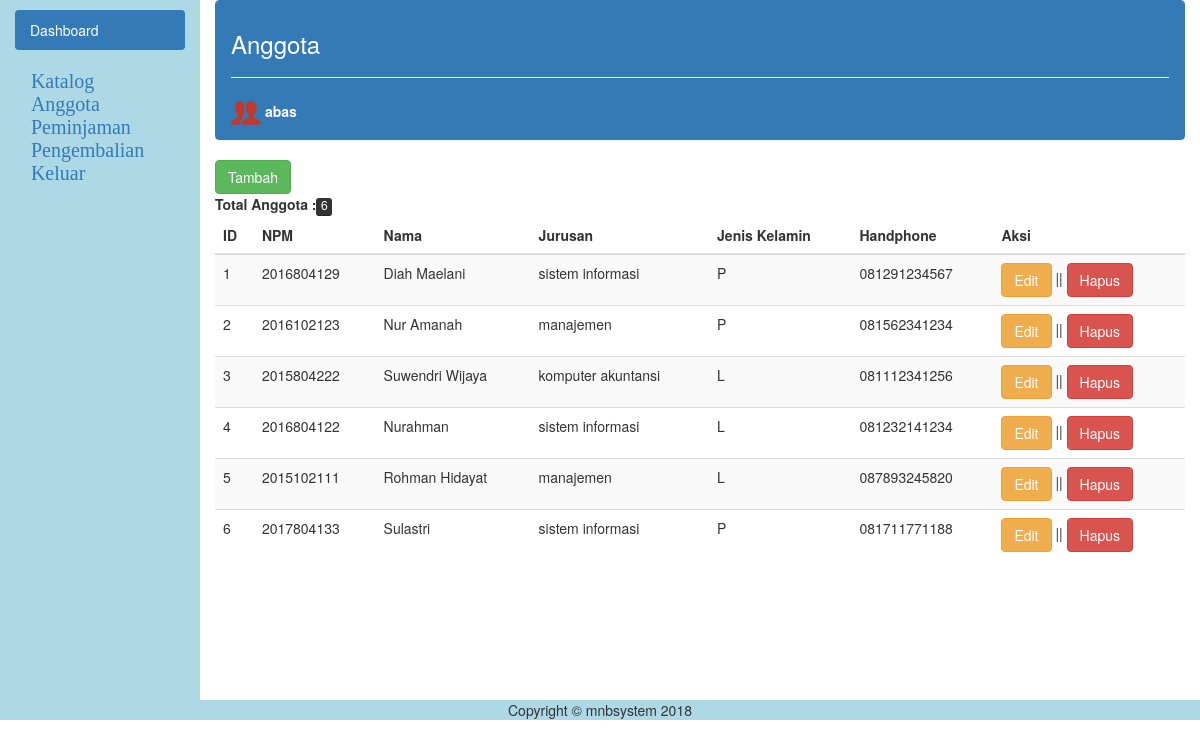
Screenshot of /views/anggota.php (signed in) with the database file from the repository.
### tables this page shows
CREATE TABLE `anggota` (
  `id_anggota` int(11) NOT NULL,
  `npm` varchar(25) NOT NULL,
  `nama` varchar(255) NOT NULL,
  `jenis_kelamin` char(1) NOT NULL,
  `alamat` varchar(255) NOT NULL,
  `no_tlp` varchar(13) NOT NULL,
  `jurusan` varchar(50) NOT NULL,
  `created_by` int(11) NOT NULL,
  `update_by` int(11) DEFAULT NULL,
  `created_date` datetime NOT NULL,
  `update_date` datetime DEFAULT NULL,
  `is_active` tinyint(1) NOT NULL
);

### config/database.php (called while the page is built, shortened)
<?php
class db_connect
{
	public $host = "localhost";
	public $user = "root";
	public $pass = "";
	public $db = "les_php";
	public function connect()
	{
		$this->conn = new mysqli ($this->host, $this->user, $this->pass, $this->db);
	}
}
?>

### config/crud.php (called while the page is built, shortened)
<?php
include 'database.php';
class db_crud extends db_connect
{
public function read($query)
	{
			$result = $this->conn->query($query);
			$rows = [];
			while ($row = $result->fetch_assoc()) :
				$rows[] =$row;
			endwhile;
			return $rows;
	}
}
?>

### views/anggota.php (the view, shortened to what this page needs)
<?php
$page_title = "Anggota";
include 'header.php';
include 'side.php';
include '../config/crud.php';
$read = new db_crud();
$queryagt = "SELECT * FROM anggota WHERE is_active = '1' ";
$read_ang = $read->read($queryagt);
$querytotal = "SELECT COUNT(id_anggota) FROM anggota WHERE is_active = '1'";
$totanggota = $read->read($querytotal);
?>
<div class="col-sm-10">
	<div class="panel panel-primary">
		<div class="panel-heading">
			<h3><?php echo $page_title; ?></h3><hr>
			<img src="../images/icons8-user-account-30.png">
			<strong><?= $_SESSION['nama']; ?></strong>
		</div>
	</div>
	<button class="btn btn-success" type="button" data-target="#tambah" data-toggle="modal">Tambah</button><br/>
	<strong style="float: left;">Total Anggota :</strong><kbd><?= $totanggota[0]['COUNT(id_anggota)']; ?></kbd>
	<table class="table table-striped">
		<thead>
			<th>ID</th>
			<th>NPM</th>
			<th>Nama</th>
			<th>Jurusan</th>
			<th>Jenis Kelamin</th>
			<th>Handphone</th>
			<th>Aksi</th>
		</thead>
		<tbody>
			<?php
			$no = 1;
				foreach ($read_ang as $fetch) :
			?>
			<tr>
				<td><?php echo $no++; ?></td>
				<td><?php echo $fetch['npm']; ?></td>
				<td><?php echo $fetch['nama']; ?></td>
				<td><?php echo $fetch['jurusan']; ?></td>
				<td><?php echo $fetch['jenis_kelamin']; ?></td>
				<td><?php echo $fetch['no_tlp']; ?></td>
				<td>
					<a href="edit-anggota.php?id=<?= $fetch['id_anggota']; ?>" class="btn btn-warning">Edit</a> ||
					<a id="hapusmodal" href="#" class="btn btn-danger" data-toggle="modal" data-target="#hapus" data-id="<?= $fetch['id_anggota']; ?>" data-nama="<?= $fetch['nama']; ?>"> Hapus</a>
				</td>
			</tr>
			<?php
				endforeach;
			?>
		</tbody>
	</table>
</div>
<?php
include 'footer.php';
?>

### rows the page displays
anggota: npm "2016804129", nama "Diah Maelani", jurusan "sistem informasi", jenis_kelamin "P", no_tlp "081291234567"
anggota: npm "2016102123", nama "Nur Amanah", jurusan "manajemen", jenis_kelamin "P", no_tlp "081562341234"
anggota: npm "2015804222", nama "Suwendri Wijaya", jurusan "komputer akuntansi", jenis_kelamin "L", no_tlp "081112341256"
anggota: npm "2016804122", nama "Nurahman", jurusan "sistem informasi", jenis_kelamin "L", no_tlp "081232141234"
anggota: npm "2015102111", nama "Rohman Hidayat", jurusan "manajemen", jenis_kelamin "L", no_tlp "087893245820"
anggota: npm "2017804133", nama "Sulastri", jurusan "sistem informasi", jenis_kelamin "P", no_tlp "081711771188"

### other values shown
$page_title "Anggota"
$_SESSION['nama'] "abas"
$totanggota[0]['COUNT(id_anggota)'] "6"
